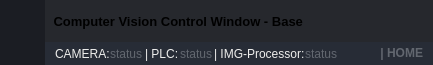
        <widget class="QFrame" name="frame_top">
         <property name="minimumSize">
          <size>
           <width>0</width>
           <height>65</height>
          </size>
         </property>
         <property name="maximumSize">
          <size>
           <width>16777215</width>
           <height>65</height>
          </size>
         </property>
         <property name="styleSheet">
          <string notr="true">background-color: transparent;</string>
         </property>
         <property name="frameShape">
          <enum>QFrame::NoFrame</enum>
         </property>
         <property name="frameShadow">
          <enum>QFrame::Raised</enum>
         </property>
         <layout class="QHBoxLayout" name="horizontalLayout_3">
          <property name="spacing">
           <number>0</number>
          </property>
          <property name="leftMargin">
           <number>0</number>
          </property>
          <property name="topMargin">
           <number>0</number>
          </property>
          <property name="rightMargin">
           <number>0</number>
          </property>
          <property name="bottomMargin">
           <number>0</number>
          </property>
          <item>
           <widget class="QFrame" name="frame_toggle">
            <property name="maximumSize">
             <size>
              <width>70</width>
              <height>16777215</height>
             </size>
            </property>
            <property name="styleSheet">
             <string notr="true">background-color: rgb(27, 29, 35);</string>
            </property>
            <property name="frameShape">
             <enum>QFrame::NoFrame</enum>
            </property>
            <property name="frameShadow">
             <enum>QFrame::Raised</enum>
            </property>
            <layout class="QVBoxLayout" name="verticalLayout_3">
             <property name="spacing">
              <number>0</number>
             </property>
             <property name="leftMargin">
              <number>0</number>
             </property>
             <property name="topMargin">
              <number>0</number>
             </property>
             <property name="rightMargin">
              <number>0</number>
             </property>
             <property name="bottomMargin">
              <number>0</number>
             </property>
             <item>
              <widget class="QPushButton" name="btn_toggle_menu">
               <property name="sizePolicy">
                <sizepolicy hsizetype="Expanding" vsizetype="Expanding">
                 <horstretch>0</horstretch>
                 <verstretch>0</verstretch>
                </sizepolicy>
               </property>
               <property name="minimumSize">
                <size>
                 <width>45</width>
                 <height>0</height>
                </size>
               </property>
               <property name="maximumSize">
                <size>
                 <width>70</width>
                 <height>65</height>
                </size>
               </property>
               <property name="styleSheet">
                <string notr="true">QPushButton {
	background-image: url(:/24x24/icons/24x24/cil-menu.png);
	background-position: center;
	background-repeat: no-reperat;
	border: none;
	background-color: rgb(27, 29, 35);
}
QPushButton:hover {
	background-color: rgb(33, 37, 43);
}
QPushButton:pressed {	
	background-color: rgb(85, 170, 255);
}</string>
               </property>
               <property name="text">
                <string/>
               </property>
              </widget>
             </item>
            </layout>
           </widget>
          </item>
          <item>
           <widget class="QFrame" name="frame_top_right">
            <property name="styleSheet">
             <string notr="true">background: transparent;</string>
            </property>
            <property name="frameShape">
             <enum>QFrame::NoFrame</enum>
            </property>
            <property name="frameShadow">
             <enum>QFrame::Raised</enum>
            </property>
            <layout class="QVBoxLayout" name="verticalLayout_2">
             <property name="spacing">
              <number>0</number>
             </property>
             <property name="leftMargin">
              <number>0</number>
             </property>
             <property name="topMargin">
              <number>0</number>
             </property>
             <property name="rightMargin">
              <number>0</number>
             </property>
             <property name="bottomMargin">
              <number>0</number>
             </property>
             <item>
              <widget class="QFrame" name="frame_top_btns">
               <property name="maximumSize">
                <size>
                 <width>16777215</width>
                 <height>42</height>
                </size>
               </property>
               <property name="styleSheet">
                <string notr="true">background-color: rgba(27, 29, 35, 200)</string>
               </property>
               <property name="frameShape">
                <enum>QFrame::NoFrame</enum>
               </property>
               <property name="frameShadow">
                <enum>QFrame::Raised</enum>
               </property>
               <layout class="QHBoxLayout" name="horizontalLayout_4">
                <property name="spacing">
                 <number>0</number>
                </property>
                <property name="leftMargin">
                 <number>0</number>
                </property>
                <property name="topMargin">
                 <number>0</number>
                </property>
                <property name="rightMargin">
                 <number>0</number>
                </property>
                <property name="bottomMargin">
                 <number>0</number>
                </property>
                <item>
                 <widget class="QFrame" name="frame_label_top_btns">
                  <property name="sizePolicy">
                   <sizepolicy hsizetype="Expanding" vsizetype="Preferred">
                    <horstretch>0</horstretch>
                    <verstretch>0</verstretch>
                   </sizepolicy>
                  </property>
                  <property name="frameShape">
                   <enum>QFrame::NoFrame</enum>
                  </property>
                  <property name="frameShadow">
                   <enum>QFrame::Raised</enum>
                  </property>
                  <layout class="QHBoxLayout" name="horizontalLayout_10">
                   <property name="spacing">
                    <number>0</number>
                   </property>
                   <property name="leftMargin">
                    <number>5</number>
                   </property>
                   <property name="topMargin">
                    <number>0</number>
                   </property>
                   <property name="rightMargin">
                    <number>10</number>
                   </property>
                   <property name="bottomMargin">
                    <number>0</number>
                   </property>
                   <item>
                    <widget class="QFrame" name="frame_icon_top_bar">
                     <property name="maximumSize">
                      <size>
                       <width>30</width>
                       <height>30</height>
                      </size>
                     </property>
                     <property name="styleSheet">
                      <string notr="true">background: transparent;
background-image: url(:/16x16/icons/16x16/cil-camera.png);
background-position: center;
background-repeat: no-repeat;
</string>
                     </property>
                     <property name="frameShape">
                      <enum>QFrame::StyledPanel</enum>
                     </property>
                     <property name="frameShadow">
                      <enum>QFrame::Raised</enum>
                     </property>
                    </widget>
                   </item>
                   <item>
                    <widget class="QLabel" name="label_title_bar_top">
                     <property name="font">
                      <font>
                       <family>Segoe UI</family>
                       <pointsize>10</pointsize>
                       <weight>75</weight>
                       <bold>true</bold>
                      </font>
                     </property>
                     <property name="styleSheet">
                      <string notr="true">background: transparent;
</string>
                     </property>
                     <property name="text">
                      <string> Computer Vision Control Window - Base</string>
                     </property>
                    </widget>
                   </item>
                  </layout>
                 </widget>
                </item>
                <item alignment="Qt::AlignRight">
                 <widget class="QFrame" name="frame_btns_right">
                  <property name="sizePolicy">
                   <sizepolicy hsizetype="Expanding" vsizetype="Preferred">
                    <horstretch>0</horstretch>
                    <verstretch>0</verstretch>
                   </sizepolicy>
                  </property>
                  <property name="maximumSize">
                   <size>
                    <width>120</width>
                    <height>16777215</height>
                   </size>
                  </property>
                  <property name="frameShape">
                   <enum>QFrame::NoFrame</enum>
                  </property>
                  <property name="frameShadow">
                   <enum>QFrame::Raised</enum>
                  </property>
                  <layout class="QHBoxLayout" name="horizontalLayout_5">
                   <property name="spacing">
                    <number>0</number>
                   </property>
                   <property name="leftMargin">
                    <number>0</number>
                   </property>
                   <property name="topMargin">
                    <number>0</number>
                   </property>
                   <property name="rightMargin">
                    <number>0</number>
                   </property>
                   <property name="bottomMargin">
                    <number>0</number>
                   </property>
                   <item>
                    <widget class="QPushButton" name="btn_minimize">
                     <property name="sizePolicy">
                      <sizepolicy hsizetype="Minimum" vsizetype="Expanding">
                       <horstretch>0</horstretch>
                       <verstretch>0</verstretch>
                      </sizepolicy>
                     </property>
                     <property name="minimumSize">
                      <size>
                       <width>40</width>
                       <height>0</height>
                      </size>
                     </property>
                     <property name="maximumSize">
                      <size>
                       <width>40</width>
                       <height>16777215</height>
                      </size>
                     </property>
                     <property name="toolTip">
                      <string>Minimize</string>
                     </property>
                     <property name="styleSheet">
                      <string notr="true">QPushButton {	
	border: none;
	background-color: transparent;
}
QPushButton:hover {
	background-color: rgb(52, 59, 72);
}
QPushButton:pressed {	
	background-color: rgb(85, 170, 255);
}</string>
                     </property>
                     <property name="text">
                      <string/>
                     </property>
                     <property name="icon">
                      <iconset resource="files.qrc">
                       <normaloff>:/16x16/icons/16x16/cil-window-minimize.png</normaloff>:/16x16/icons/16x16/cil-window-minimize.png</iconset>
                     </property>
                    </widget>
                   </item>
                   <item>
                    <widget class="QPushButton" name="btn_maximize_restore">
                     <property name="sizePolicy">
                      <sizepolicy hsizetype="Minimum" vsizetype="Expanding">
                       <horstretch>0</horstretch>
                       <verstretch>0</verstretch>
                      </sizepolicy>
                     </property>
                     <property name="minimumSize">
                      <size>
                       <width>40</width>
                       <height>0</height>
                      </size>
                     </property>
                     <property name="maximumSize">
                      <size>
                       <width>40</width>
                       <height>16777215</height>
                      </size>
                     </property>
                     <property name="toolTip">
                      <string>Maximize</string>
                     </property>
                     <property name="styleSheet">
                      <string notr="true">QPushButton {	
	border: none;
	background-color: transparent;
}
QPushButton:hover {
	background-color: rgb(52, 59, 72);
}
QPushButton:pressed {	
	background-color: rgb(85, 170, 255);
}</string>
                     </property>
                     <property name="text">
                      <string/>
                     </property>
                     <property name="icon">
                      <iconset resource="files.qrc">
                       <normaloff>:/16x16/icons/16x16/cil-window-maximize.png</normaloff>:/16x16/icons/16x16/cil-window-maximize.png</iconset>
                     </property>
                    </widget>
                   </item>
                   <item>
                    <widget class="QPushButton" name="btn_close">
                     <property name="sizePolicy">
                      <sizepolicy hsizetype="Minimum" vsizetype="Expanding">
                       <horstretch>0</horstretch>
                       <verstretch>0</verstretch>
                      </sizepolicy>
                     </property>
                     <property name="minimumSize">
                      <size>
                       <width>40</width>
                       <height>0</height>
                      </size>
                     </property>
                     <property name="maximumSize">
                      <size>
                       <width>40</width>
                       <height>16777215</height>
                      </size>
                     </property>
                     <property name="toolTip">
                      <string>Close</string>
                     </property>
                     <property name="styleSheet">
                      <string notr="true">QPushButton {	
	border: none;
	background-color: transparent;
}
QPushButton:hover {
	background-color: rgb(52, 59, 72);
}
QPushButton:pressed {	
	background-color: rgb(85, 170, 255);
}</string>
                     </property>
                     <property name="text">
                      <string/>
                     </property>
                     <property name="icon">
                      <iconset resource="files.qrc">
                       <normaloff>:/16x16/icons/16x16/cil-x.png</normaloff>:/16x16/icons/16x16/cil-x.png</iconset>
                     </property>
                    </widget>
                   </item>
                  </layout>
                 </widget>
                </item>
               </layout>
              </widget>
             </item>
             <item>
              <widget class="QFrame" name="frame_top_info">
               <property name="maximumSize">
                <size>
                 <width>16777215</width>
                 <height>65</height>
                </size>
               </property>
               <property name="styleSheet">
                <string notr="true">background-color: rgb(39, 44, 54);</string>
               </property>
               <property name="frameShape">
                <enum>QFrame::NoFrame</enum>
               </property>
               <property name="frameShadow">
                <enum>QFrame::Raised</enum>
               </property>
               <layout class="QHBoxLayout" name="horizontalLayout_8">
                <property name="spacing">
                 <number>0</number>
                </property>
                <property name="leftMargin">
                 <number>10</number>
                </property>
                <property name="topMargin">
                 <number>0</number>
                </property>
                <property name="rightMargin">
                 <number>10</number>
                </property>
                <property name="bottomMargin">
                 <number>0</number>
                </property>
                <item>
                 <widget class="QLabel" name="label_top_info_CAM_label">
                  <property name="sizePolicy">
                   <sizepolicy hsizetype="Fixed" vsizetype="Maximum">
                    <horstretch>0</horstretch>
                    <verstretch>0</verstretch>
                   </sizepolicy>
                  </property>
                  <property name="maximumSize">
                   <size>
                    <width>74</width>
                    <height>15</height>
                   </size>
                  </property>
                  <property name="font">
                   <font>
                    <family>Segoe UI</family>
                   </font>
                  </property>
                  <property name="styleSheet">
                   <string notr="true">color: rgb(238, 238, 236)</string>
                  </property>
                  <property name="frameShape">
                   <enum>QFrame::NoFrame</enum>
                  </property>
                  <property name="text">
                   <string>CAMERA:</string>
                  </property>
                 </widget>
                </item>
                <item>
                 <widget class="QLabel" name="label_top_info_CAM">
                  <property name="sizePolicy">
                   <sizepolicy hsizetype="Maximum" vsizetype="Maximum">
                    <horstretch>0</horstretch>
                    <verstretch>0</verstretch>
                   </sizepolicy>
                  </property>
                  <property name="maximumSize">
                   <size>
                    <width>110</width>
                    <height>15</height>
                   </size>
                  </property>
                  <property name="font">
                   <font>
                    <family>Segoe UI</family>
                   </font>
                  </property>
                  <property name="styleSheet">
                   <string notr="true">color: rgb(98, 103, 111); </string>
                  </property>
                  <property name="frameShape">
                   <enum>QFrame::NoFrame</enum>
                  </property>
                  <property name="text">
                   <string>status</string>
                  </property>
                 </widget>
                </item>
                <item>
                 <widget class="QLabel" name="label_top_info_PLC_label">
                  <property name="sizePolicy">
                   <sizepolicy hsizetype="Fixed" vsizetype="Maximum">
                    <horstretch>0</horstretch>
                    <verstretch>0</verstretch>
                   </sizepolicy>
                  </property>
                  <property name="maximumSize">
                   <size>
                    <width>45</width>
                    <height>15</height>
                   </size>
                  </property>
                  <property name="font">
                   <font>
                    <family>Segoe UI</family>
                   </font>
                  </property>
                  <property name="styleSheet">
                   <string notr="true">color: rgb(238, 238, 236)</string>
                  </property>
                  <property name="text">
                   <string>| PLC:</string>
                  </property>
                 </widget>
                </item>
                <item>
                 <widget class="QLabel" name="label_top_info_PLC">
                  <property name="sizePolicy">
                   <sizepolicy hsizetype="Maximum" vsizetype="Maximum">
                    <horstretch>0</horstretch>
                    <verstretch>0</verstretch>
                   </sizepolicy>
                  </property>
                  <property name="maximumSize">
                   <size>
                    <width>110</width>
                    <height>15</height>
                   </size>
                  </property>
                  <property name="font">
                   <font>
                    <family>Segoe UI</family>
                   </font>
                  </property>
                  <property name="styleSheet">
                   <string notr="true">color: rgb(98, 103, 111); </string>
                  </property>
                  <property name="text">
                   <string>status</string>
                  </property>
                 </widget>
                </item>
                <item>
                 <widget class="QLabel" name="label_top_info_IMGPROC_2">
                  <property name="sizePolicy">
                   <sizepolicy hsizetype="Fixed" vsizetype="Maximum">
                    <horstretch>0</horstretch>
                    <verstretch>0</verstretch>
                   </sizepolicy>
                  </property>
                  <property name="maximumSize">
                   <size>
                    <width>125</width>
                    <height>15</height>
                   </size>
                  </property>
                  <property name="font">
                   <font>
                    <family>Segoe UI</family>
                   </font>
                  </property>
                  <property name="styleSheet">
                   <string notr="true">color: rgb(238, 238, 236);</string>
                  </property>
                  <property name="text">
                   <string>| IMG-Processor:</string>
                  </property>
                 </widget>
                </item>
                <item>
                 <widget class="QLabel" name="label_top_info_IMGPROC">
                  <property name="sizePolicy">
                   <sizepolicy hsizetype="Maximum" vsizetype="Maximum">
                    <horstretch>0</horstretch>
                    <verstretch>0</verstretch>
                   </sizepolicy>
                  </property>
                  <property name="maximumSize">
                   <size>
                    <width>110</width>
                    <height>15</height>
                   </size>
                  </property>
                  <property name="font">
                   <font>
                    <family>Segoe UI</family>
                   </font>
                  </property>
                  <property name="styleSheet">
                   <string notr="true">color: rgb(98, 103, 111); </string>
                  </property>
                  <property name="text">
                   <string>status</string>
                  </property>
                 </widget>
                </item>
                <item>
                 <spacer name="horizontalSpacer">
                  <property name="orientation">
                   <enum>Qt::Horizontal</enum>
                  </property>
                  <property name="sizeType">
                   <enum>QSizePolicy::Preferred</enum>
                  </property>
                  <property name="sizeHint" stdset="0">
                   <size>
                    <width>40</width>
                    <height>20</height>
                   </size>
                  </property>
                 </spacer>
                </item>
                <item>
                 <widget class="QLabel" name="label_top_info_2">
                  <property name="minimumSize">
                   <size>
                    <width>0</width>
                    <height>0</height>
                   </size>
                  </property>
                  <property name="maximumSize">
                   <size>
                    <width>250</width>
                    <height>20</height>
                   </size>
                  </property>
                  <property name="font">
                   <font>
                    <family>Segoe UI</family>
                    <weight>75</weight>
                    <bold>true</bold>
                   </font>
                  </property>
                  <property name="styleSheet">
                   <string notr="true">color: rgb(98, 103, 111);</string>
                  </property>
                  <property name="text">
                   <string>| HOME</string>
                  </property>
                  <property name="alignment">
                   <set>Qt::AlignRight|Qt::AlignTrailing|Qt::AlignVCenter</set>
                  </property>
                 </widget>
                </item>
               </layout>
              </widget>
             </item>
            </layout>
           </widget>
          </item>
         </layout>
        </widget>
